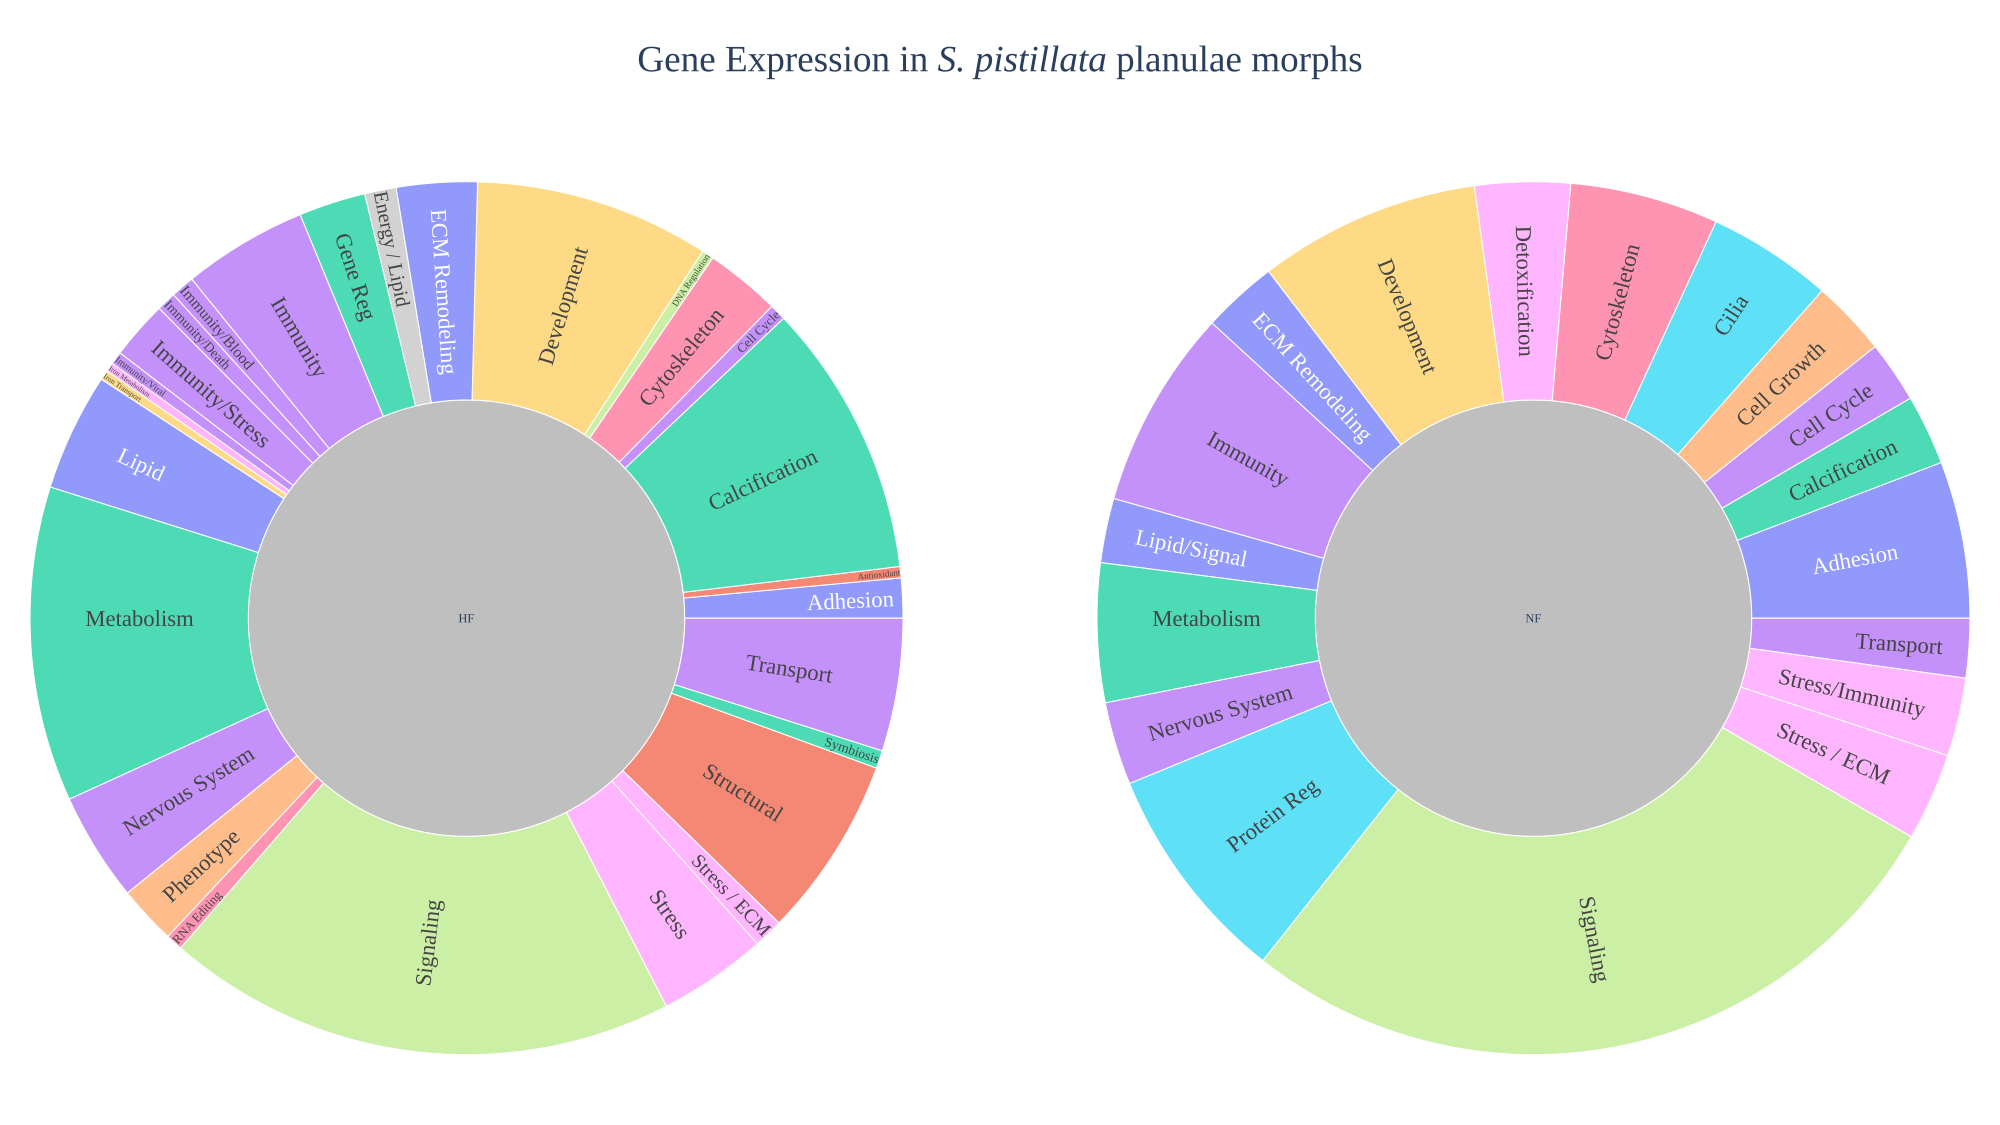

This chart was generated by the following Python code:
#-------------------------------------------------------------#
#----------Sunburst WITHOUT Gene Circle AND WITHOUT-----------#
#----------------------Sub-Categories-------------------------#
#----Grey Root + Synced Rotation + Multi-format Export--------#
#   SVG (transparent) + SVG (white) + PNG/TIFF 600dpi + PDF    #
#-------------------------------------------------------------#

import os
import copy
import pandas as pd
import plotly.express as px
import plotly.io as pio
import kaleido
kaleido.get_chrome_sync()
from plotly.subplots import make_subplots
from PIL import Image

# -----------------------------
# Settings
# -----------------------------
file_path = "Categorized_Gene_Table_HF_NF_with_LFC_no_unknown.csv"

ROOT_COLOR = "#BFBFBF"
ROTATION_DEG = 0
INSIDE_FONT_SIZE = 22

W, H = 1920, 1080
DPI = 600

OUT_HTML = "combined_sunburst_charts_No_GENE_No_SUBCAT.html"

OUT_SVG_TRANSPARENT = "combined_sunburst_charts_No_GENE_No_SUBCAT_transparent.svg"
OUT_SVG_WHITE       = "combined_sunburst_charts_No_GENE_No_SUBCAT_white.svg"
OUT_PNG_600         = "combined_sunburst_charts_No_GENE_No_SUBCAT_600dpi.png"
OUT_TIFF_600        = "combined_sunburst_charts_No_GENE_No_SUBCAT_600dpi.tiff"
OUT_PDF             = "combined_sunburst_charts_No_GENE_No_SUBCAT.pdf"

# -----------------------------
# Ensure Chrome for Kaleido v1+
# -----------------------------
def ensure_chrome_for_kaleido():
    """
    Kaleido v1+ needs Chrome/Chromium. If it's missing, install via kaleido helper.
    """
    try:
        import kaleido
        # Will raise if Chrome isn't available
        from kaleido.errors import ChromeNotFoundError
        try:
            # Quick probe: ask kaleido to launch a minimal session indirectly by checking a calc
            # Plotly will do it on first write_image; we just pre-install if needed.
            return True
        except ChromeNotFoundError:
            pass
    except Exception:
        # If kaleido isn't importable, plotly would fail anyway
        raise RuntimeError("Kaleido is not available. Install: pip install -U kaleido")

    # Install Chrome using kaleido's official helper
    try:
        import kaleido
        # Prefer sync in notebooks
        kaleido.get_chrome_sync()
        return True
    except Exception as e:
        raise RuntimeError(
            "Chrome is required for Kaleido image export but could not be installed automatically.\n"
            "Try running in a terminal:\n"
            "  plotly_get_chrome\n"
            "or in a notebook cell:\n"
            "  !plotly_get_chrome\n"
            f"\nDetails: {repr(e)}"
        )

# -----------------------------
# 1) Load + clean
# -----------------------------
df = pd.read_csv(file_path)

df["LFC"] = pd.to_numeric(df["LFC"], errors="coerce")
df = df.dropna(subset=["Morph", "Category", "LFC"]).copy()

df["Morph"] = df["Morph"].astype(str).str.strip()
df["Category"] = df["Category"].astype(str).str.strip()
df["Gene Symbol"] = df["Gene Symbol"].astype(str).str.strip()

df["absLFC"] = df["LFC"].abs()

# -----------------------------
# 2) Aggregate to Category level only (Morph -> Category)
# -----------------------------
agg = (
    df.groupby(["Morph", "Category"], as_index=False)
      .agg(
          absLFC=("absLFC", "sum"),
          n_genes=("Gene Symbol", "nunique"),
      )
)

top5 = (
    df.sort_values(["Morph", "Category", "absLFC"], ascending=[True, True, False])
      .groupby(["Morph", "Category"])["Gene Symbol"]
      .apply(lambda s: ", ".join(s.head(5).astype(str)))
      .reset_index(name="top_genes")
)

agg = agg.merge(top5, on=["Morph", "Category"], how="left")
agg["Morph"] = agg["Morph"].astype(str).str.strip()
agg["Category"] = agg["Category"].astype(str).str.strip()
agg["top_genes"] = agg["top_genes"].fillna("")

# -----------------------------
# 3) Colors
# -----------------------------
all_categories = sorted(agg["Category"].unique())
palette = px.colors.qualitative.Plotly
category_color_map = {c: palette[i % len(palette)] for i, c in enumerate(all_categories)}

# -----------------------------
# 4) Build combined subplot figure (one per morph)
# -----------------------------
morphs = sorted(agg["Morph"].unique())
fig = make_subplots(
    rows=1,
    cols=len(morphs),
    specs=[[{"type": "domain"}] * len(morphs)],
    subplot_titles=[""] * len(morphs),
)

for col_i, morph in enumerate(morphs, start=1):
    agg_m = agg[agg["Morph"] == morph].copy()
    agg_m["Root"] = morph  # Option B: center circle

    fig_m = px.sunburst(
        agg_m,
        path=["Root", "Category"],
        values="absLFC",
        custom_data=["absLFC", "n_genes", "top_genes"],
    )

    trace = fig_m.data[0]
    ids = list(trace.ids)

    marker_colors = []
    for node_id in ids:
        parts = [p.strip() for p in str(node_id).split("/")]
        if len(parts) == 1:
            marker_colors.append(ROOT_COLOR)
        else:
            cat = parts[1]
            marker_colors.append(category_color_map.get(cat, ROOT_COLOR))

    fig_m.update_traces(
        marker=dict(colors=marker_colors),
        hovertemplate=(
            "<b>%{label}</b><br>"
            "Σ|LFC|: %{customdata[0]:.2f}<br>"
            "n genes: %{customdata[1]}<br>"
            "Top genes: %{customdata[2]}"
            "<extra></extra>"
        ),
        insidetextfont=dict(size=INSIDE_FONT_SIZE),
        insidetextorientation="radial",
        rotation=ROTATION_DEG,
        sort=False
    )

    fig.add_trace(fig_m.data[0], row=1, col=col_i)

# -----------------------------
# 5) Layout
# -----------------------------
fig.update_layout(
    title_text="Gene Expression in <i>S. pistillata</i> planulae morphs",
    title_x=0.5,
    title_font_size=36,
    width=W,
    height=H,
    font_family="serif",
    margin=dict(t=120, l=20, r=20, b=20),
)

fig.show()

# HTML export (interactive)
fig.write_html(OUT_HTML)
print(f"Saved HTML: {OUT_HTML}")

# -----------------------------
# 6) Static exports (SVG/PNG/TIFF/PDF)
# -----------------------------
# Kaleido must be active and Chrome must exist
if pio.kaleido.scope is None:
    raise RuntimeError("Kaleido is not active (pio.kaleido.scope is None).")

ensure_chrome_for_kaleido()

def with_bg(fig_in, transparent: bool):
    f = copy.deepcopy(fig_in)
    if transparent:
        f.update_layout(paper_bgcolor="rgba(0,0,0,0)", plot_bgcolor="rgba(0,0,0,0)")
    else:
        f.update_layout(paper_bgcolor="white", plot_bgcolor="white")
    return f

# SVG: transparent + white
with_bg(fig, True).write_image(OUT_SVG_TRANSPARENT, format="svg", width=W, height=H, scale=1)
print(f"Saved SVG (transparent): {OUT_SVG_TRANSPARENT}")

with_bg(fig, False).write_image(OUT_SVG_WHITE, format="svg", width=W, height=H, scale=1)
print(f"Saved SVG (white): {OUT_SVG_WHITE}")

# PNG: embed 600 dpi metadata
tmp_png = "_tmp_export.png"
with_bg(fig, False).write_image(tmp_png, format="png", width=W, height=H, scale=1)
im = Image.open(tmp_png)
im.save(OUT_PNG_600, dpi=(DPI, DPI))
im.close()
os.remove(tmp_png)
print(f"Saved PNG ({DPI} dpi metadata): {OUT_PNG_600}")

# TIFF: embed 600 dpi metadata
tmp_png = "_tmp_export.png"
with_bg(fig, False).write_image(tmp_png, format="png", width=W, height=H, scale=1)
im = Image.open(tmp_png).convert("RGB")
im.save(OUT_TIFF_600, dpi=(DPI, DPI), compression="tiff_lzw")
im.close()
os.remove(tmp_png)
print(f"Saved TIFF ({DPI} dpi metadata): {OUT_TIFF_600}")

# PDF: vector
with_bg(fig, False).write_image(OUT_PDF, format="pdf", width=W, height=H, scale=1)
print(f"Saved PDF: {OUT_PDF}")
